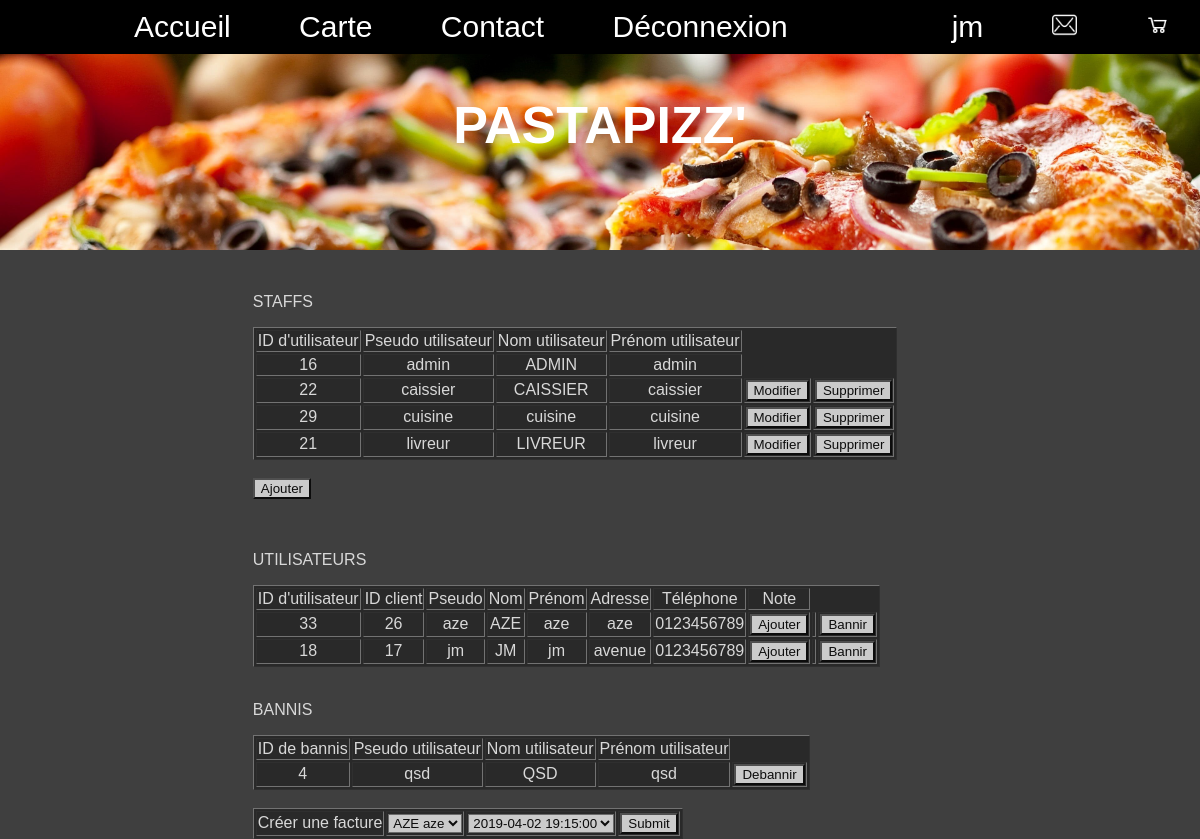
Screenshot of /gestion_user.php (signed in) with the database file from the repository.
### tables this page shows
CREATE TABLE `utilisateurs` (
  `id_utilisateur` int(11) NOT NULL,
  `pseudo` varchar(255) NOT NULL,
  `password` varchar(255) NOT NULL,
  `prenom` varchar(255) NOT NULL,
  `nom` varchar(255) NOT NULL,
  `grade` varchar(255) NOT NULL
);

CREATE TABLE `clients` (
  `id_client` int(11) NOT NULL,
  `nom_client` varchar(255) NOT NULL,
  `prenom_client` varchar(255) NOT NULL,
  `telephone_client` varchar(255) NOT NULL,
  `adresse_client` varchar(255) NOT NULL,
  `note_client` varchar(255) DEFAULT NULL,
  `id_utilisateur` int(11) NOT NULL
);

CREATE TABLE `bannis` (
  `id_bannis` int(11) NOT NULL,
  `pseudo_bannis` varchar(255) NOT NULL,
  `id_utilisateur` int(11) NOT NULL,
  `nom_bannis` varchar(255) NOT NULL,
  `prenom_bannis` varchar(255) NOT NULL
);

### fonction.php (called while the page is built, shortened)
<?php
function echangerCar($text) {
    $utf8 = array(
        '/[áàâãä]/u' => 'a',
        '/[ÁÀÂÃÄ]/u' => 'A',
        '/[ÍÌÎÏ]/u' => 'I',
        '/[íìîï]/u' => 'i',
        '/[éèêë]/u' => 'e',
        '/[ÉÈÊË]/u' => 'E',
        '/[óòôõö]/u' => 'o',
        '/[ÓÒÔÕÖ]/u' => 'O',
        '/[úùûü]/u' => 'u',
        '/[ÚÙÛÜ]/u' => 'U',
        '/ç/' => 'c',
        '/Ç/' => 'C',
        '/ñ/' => 'n',
        '/Ñ/' => 'N',
    );
    return preg_replace(array_keys($utf8), array_values($utf8), $text);
}
function bdd()
    {
        try{
            $bdd = new PDO('mysql:host=localhost;dbname=bddpizzas_finale', 'root', 'root', array(PDO::ATTR_ERRMODE => PDO::ERRMODE_EXCEPTION, PDO:: MYSQL_ATTR_INIT_COMMAND => 'SET NAMES utf8'));
        }
        catch(Exception $e)
        {
            die('Erreur : ' . $e->getMessage());
        }
        return $bdd;
    }
?>

### gestion_user.php (the view, shortened to what this page needs)
<?php
require('fonction.php');
?>
<!DOCTYPE html>
<html>
<head>
	<link rel="stylesheet" type="text/css" href="style.css">
	<html lang="fr">
</head>
<body>
<div id="menu">
<?php include('header.php'); ?>
</div>
<section>
	<aside>
		<p>
			STAFFS
		</p>
<table border="1">
	<tr align="center">
		<td>
			ID d'utilisateur
		</td>
		<td>
			Pseudo utilisateur
		</td>
		<td>
			Nom utilisateur
		</td>
		<td>
			Prénom utilisateur
		</td>
	</tr>
	<?php
		$req = bdd()->query("SELECT id_utilisateur, pseudo, nom, prenom, grade FROM utilisateurs WHERE grade LIKE 'Admin' OR grade LIKE 'Livreur' OR grade LIKE 'Caissier' OR grade LIKE 'Cuisinier' ORDER BY pseudo ASC");
		foreach ($req as $key)
		{
		?>
			<tr align="center">
				<td><?php echo $key['id_utilisateur'];?></td>
				<td><?php echo $key['pseudo'];?></td>
				<td><?php echo $key['nom'];?></td>
				<td><?php echo $key['prenom'];?></td>
				<?php
					if($key['grade'] != 'Admin')
					{
						?>
							<td>
								<a href="<?php echo "modif_staff.php?staff=".$key['id_utilisateur']; ?>"><input type="button" value="Modifier"></a>
							</td>
							<td>
								<a href="<?php echo "supp_staff.php?staff=".$key['id_utilisateur']; ?>"><input type="button" value="Supprimer"></a>
							</td>
						<?php
					}
				?>
			</tr>
		<?php
		}
	?>
</table>
<br/>
<a href="ajout_staff.php"><input type="button" value="Ajouter"></a>
<br><br><br>
<p>
	UTILISATEURS
</p>
<table border="1">
	<tr align="center">
		<td>
			ID d'utilisateur
		</td>
		<td>
			ID client
		</td>
		<td>
			Pseudo
		</td>
		<td>
			Nom
		</td>
		<td>
			Prénom
		</td>
		<td>
			Adresse
		</td>
		<td>
			Téléphone
		</td>
		<td>
			Note
		</td>
	</tr>
	<?php
		$req = bdd()->query("SELECT utilisateurs.id_utilisateur, id_client, pseudo, nom, prenom, adresse_client, telephone_client, note_client FROM utilisateurs INNER JOIN clients WHERE utilisateurs.id_utilisateur = clients.id_utilisateur AND grade LIKE 'utilisateur' ORDER BY pseudo ASC");
		foreach ($req as $key)
		{
		?>
			<tr align="center">
				<td><?php echo $key['id_utilisateur'];?></td>
				<td><?php echo $key['id_client']; ?></td>
				<td><?php echo $key['pseudo'];?></td>
				<td><?php echo echangerCar($key['nom']);?></td>
				<td><?php echo echangerCar($key['prenom']);?></td>
				<td><?php echo echangerCar($key['adresse_client']);?></td>
				<td><?php echo $key['telephone_client'];?></td>
				<td><?php
				if ($key['note_client'] == "")
				{
				?>
					<form>
						<a href="<?php echo "ajout_note.php?user=".$key['id_client']; ?>"><input type="button" value="Ajouter"></a>
					</form>
				<?php
				}
				?>
				</td>
				<?php
				if ($key['note_client'] == "")
				{
				?>
				<td></td>
				<?php
				}
				?>
				<form>
					<td>
						<a href="<?php echo "ban_utilisateur.php?bannis=".$key['id_utilisateur']; ?>"><input type="button" value="Bannir"></a>
					</td>
				</form>
			</tr>
		<?php
		}
	?>
</table>
<br>
<p>
	BANNIS
</p>
<table border="1">
	<tr align="center">
		<td>
			ID de bannis
		</td>
		<td>
			Pseudo utilisateur
		</td>
		<td>
			Nom utilisateur
		</td>
		<td>
			Prénom utilisateur
		</td>
	</tr>
	<?php
		$req = bdd()->query("SELECT id_bannis, pseudo_bannis, nom_bannis, prenom_bannis FROM bannis ORDER BY pseudo_bannis ASC");
		foreach ($req as $key)
		{
		?>
			<tr align="center">
				<td><?php echo $key['id_bannis'];?></td>
				<td><?php echo $key['pseudo_bannis'];?></td>
				<td><?php echo echangerCar($key['nom_bannis']);?></td>
				<td><?php echo echangerCar($key['prenom_bannis']);?></td>
				<form>
					<td>
						<a href="<?php echo "deban_utilisateur.php?bannis=".$key['id_bannis']; ?>"><input type="button" value="Debannir"></a>
					</td>
				</form>
			</tr>
		<?php
		}
	?>
</table>
<br/>
<table border="1">
<form action="pdf_admin.php" method="POST" target="_blank">
	<tr align="center">
		<td>
			Créer une facture
		</td>
		<td>
			<select name="nom">
					<?php
						$req = bdd()->query("SELECT DISTINCT nom_client, prenom_client FROM clients ORDER BY nom_client ASC");
					foreach ($req as $ligne)
					{
						echo "<option>" . $ligne['nom_client'] . " " . $ligne['prenom_client'] . "</option>";
					}
					?>
			</select>
		</td>
		<td>
			<select name="date" >
				<?php
				$req = bdd()->query("SELECT DISTINCT id_utilisateur ,nom_client, prenom_client, date_commande FROM commandes INNER JOIN clients WHERE clients.id_client = commandes.id_client ORDER BY nom_client ASC");
				foreach ($req as $line)
				{
					echo "<option>" . $line['date_commande'] . "</option>";
				}
				?>
			</select>
		</td>
		<td>
			<input type="submit">
		</td>
	</tr>
</form>
</table>
</aside>
</section>
<br/><br/>
<footer>PastaPizz' - 2019 copyright</footer>
</body>
</html>

### style.css (style rules this page uses)
* { font-family: "Source Code Pro Medium",verdana, Arial, "Comic Sans MS"; background-size: cover; -webkit-background-size: cover; -moz-background-size: cover; -o-background-size: cover; }
body { background-image: url(image/fondsite.jpg); position: static; background-attachment: fixed; background-repeat: no-repeat; background-color: #3f3f3f; }
a { text-decoration: none; color: grey; }
section { margin-top: 20%; margin-left: 18%; width: 60%; position: absolute; background-color: rgb(0, 0, 255); background-color: rgba(0, 0, 0, 0.5); color: white; }
aside { display: table; position: absolute; display: center; opacity: 0.8; background-image: black solid; margin-left: 4%; margin-top: 4%; margin-right: 4%; margin-bottom: 0; height: auto; width: auto; }
footer { text-align: center; }
table { background-color: #252525; }

### rows the page displays
utilisateurs: id_utilisateur "16", pseudo "admin", nom "ADMIN", prenom "admin"
utilisateurs: id_utilisateur "22", pseudo "caissier", nom "CAISSIER", prenom "caissier"
utilisateurs: id_utilisateur "29", pseudo "cuisine", nom "cuisine", prenom "cuisine"
utilisateurs: id_utilisateur "21", pseudo "livreur", nom "LIVREUR", prenom "livreur"
clients: id_utilisateur.id_utilisateur "33", id_client "26", id_utilisateur.pseudo "aze", id_utilisateur.nom "AZE", id_utilisateur.prenom "aze", adresse_client "aze", telephone_client "0123456789"
clients: id_utilisateur.id_utilisateur "18", id_client "17", id_utilisateur.pseudo "jm", id_utilisateur.nom "JM", id_utilisateur.prenom "jm", adresse_client "avenue", telephone_client "0123456789"
bannis: id_bannis "4", pseudo_bannis "qsd", nom_bannis "QSD", prenom_bannis "qsd"

### other values shown
$_SESSION['pseudo'] "jm"
form field nom "AZE aze"
form field date "2019-04-02 19:15:00"
